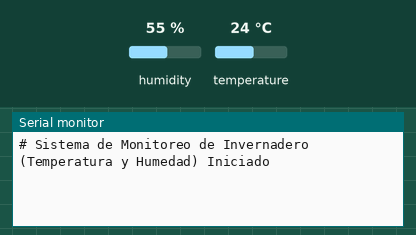
Recording of a sketch running on a simulated Arduino Uno, built with avr-gcc and run on an emulated ATmega328P. Shown: the last lines printed to the serial monitor. The test bench sets the inputs (shaded band); at power-on: humidity 55 %, temperature 24 °C.

Above: at 2.2 s.
2.3 s: humidity set to 22 %
At 6.3 s:
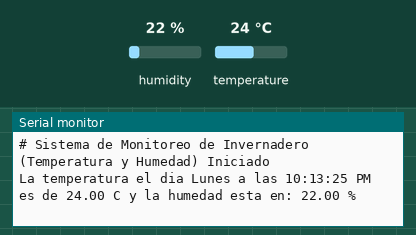
11.5 s: temperature set to 12 °C
At 16.4 s:
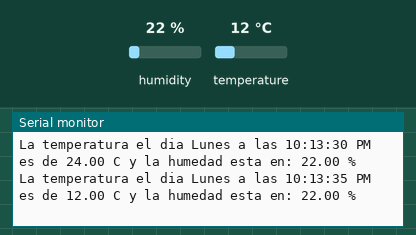
18.6 s: humidity set to 40 %
At 21.4 s:
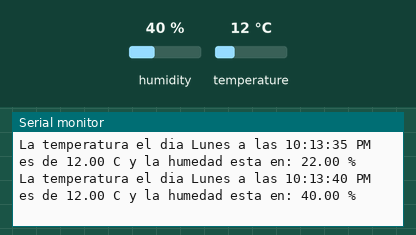
Timing chart, 0 to 22.9 s (numbered marks = the images above; inputs shaded):
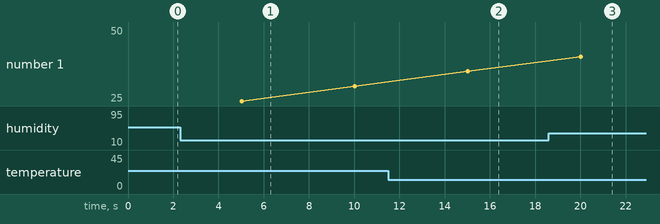

The sketch:

arduino-invernadero.ino
```cpp
/*
 * ============================================================================
 * Proyecto: Monitoreo de Temperatura y Humedad para Invernadero
 * ============================================================================
 */

#include <DHT.h>

// ----------------------------------------------------------------------------
// Configuración Sensor y Pines
// ----------------------------------------------------------------------------
const uint8_t PIN_SENSOR_DHT = 2; // Pin digital conectado al pin 'S' (Señal/Datos) del módulo DHT11

// Configurado para sensor físico DHT11 (módulo de 3 pines: S, +, -)
const uint8_t TIPO_SENSOR_DHT = DHT11;

// Intervalo parametrizable de muestreo en milisegundos:
// - Cada 5 segundos:  5000UL
// - Cada 30 minutos: 1800000UL
const unsigned long INTERVALO_ENVIO_MS = 5000UL;

// Velocidad de comunicación serial
const unsigned long VELOCIDAD_SERIAL_BAUDIOS = 9600UL;

// Día de la semana parametrizable para el registro inicial en Arduino
const char* DIA_SEMANA_ACTUAL = "Lunes";

// ----------------------------------------------------------------------------
// Estructura Lectura Ambiental
// ----------------------------------------------------------------------------
struct LecturaAmbiental {
  float temperaturaCelsius;
  float humedadPorcentaje;
  bool lecturaValida;
};

// ----------------------------------------------------------------------------
// Instancia del Sensor
// ----------------------------------------------------------------------------
DHT sensorInvernadero(PIN_SENSOR_DHT, TIPO_SENSOR_DHT);
unsigned long marcaTiempoUltimoEnvio = 0;
unsigned long segundosInicialesDelDia = 0;

/**
 * Convierte la macro __TIME__ ("HH:MM:SS") del compilador a segundos del día
 * para que Arduino lleve la hora real en formato AM/PM sin requerir módulo RTC.
 */
unsigned long obtenerSegundosDesdeHoraCompilacion() {
  int horas = (__TIME__[0] - '0') * 10 + (__TIME__[1] - '0');
  int minutos = (__TIME__[3] - '0') * 10 + (__TIME__[4] - '0');
  int segundos = (__TIME__[6] - '0') * 10 + (__TIME__[7] - '0');
  return (horas * 3600UL) + (minutos * 60UL) + segundos;
}

/**
 * Formatea la hora actual (calculada con millis) en formato 12 horas (HH:MM:SS AM/PM).
 */
void formatearHoraAmPm(char* bufferSalida, size_t tamanoBuffer) {
  unsigned long segundosTotales = (segundosInicialesDelDia + (millis() / 1000UL)) % 86400UL;
  uint8_t horas24 = segundosTotales / 3600UL;
  uint8_t minutos = (segundosTotales % 3600UL) / 60UL;
  uint8_t segundos = segundosTotales % 60UL;

  const char* periodo = (horas24 >= 12) ? "PM" : "AM";
  uint8_t horas12 = horas24 % 12;
  if (horas12 == 0) {
    horas12 = 12;
  }

  snprintf(bufferSalida, tamanoBuffer, "%02u:%02u:%02u %s", horas12, minutos, segundos, periodo);
}

/**
 * Solicita temperatura (°C) y humedad relativa (%) al sensor DHT.
 */
LecturaAmbiental leerCondicionesInvernadero() {
  LecturaAmbiental lectura;
  lectura.temperaturaCelsius = sensorInvernadero.readTemperature();
  lectura.humedadPorcentaje = sensorInvernadero.readHumidity();
  lectura.lecturaValida = !isnan(lectura.temperaturaCelsius) && !isnan(lectura.humedadPorcentaje);
  return lectura;
}

/**
 * Imprime el mensaje personalizado en el Monitor Serial del Arduino.
 * Ejemplo:
 * "La temperatura el dia Lunes a las 10:28:05 AM es de 24.50 C y la humedad esta en: 65.00 %"
 */
void enviarLecturaPorSerial(const LecturaAmbiental &lectura) {
  if (!lectura.lecturaValida) {
    Serial.println(F("# Error: No se pudo leer el sensor DHT"));
    return;
  }

  char horaFormateada[16];
  formatearHoraAmPm(horaFormateada, sizeof(horaFormateada));

  Serial.print(F("La temperatura el dia "));
  Serial.print(DIA_SEMANA_ACTUAL);
  Serial.print(F(" a las "));
  Serial.print(horaFormateada);
  Serial.print(F(" es de "));
  Serial.print(lectura.temperaturaCelsius, 2);
  Serial.print(F(" C y la humedad esta en: "));
  Serial.print(lectura.humedadPorcentaje, 2);
  Serial.println(F(" %"));
}

// ----------------------------------------------------------------------------
// Configuración Inicial
// ----------------------------------------------------------------------------
void setup() {
  Serial.begin(VELOCIDAD_SERIAL_BAUDIOS);
  sensorInvernadero.begin();
  segundosInicialesDelDia = obtenerSegundosDesdeHoraCompilacion();

  // Pausa inicial de estabilización del sensor DHT
  delay(1000);

  Serial.println(F("# Sistema de Monitoreo de Invernadero (Temperatura y Humedad) Iniciado"));
}

// ----------------------------------------------------------------------------
// Bucle Principal (No bloqueante con millis)
// ----------------------------------------------------------------------------
void loop() {
  unsigned long tiempoActual = millis();

  if (tiempoActual - marcaTiempoUltimoEnvio >= INTERVALO_ENVIO_MS) {
    marcaTiempoUltimoEnvio = tiempoActual;

    LecturaAmbiental lecturaActual = leerCondicionesInvernadero();
    enviarLecturaPorSerial(lecturaActual);
  }
}
```

Measured:
- after the input at 2.3 s, the serial monitor: prints a new line after 2.7 s (image 1)
- after the input at 11.5 s, the serial monitor: prints a new line after 3.5 s (image 2)
- after the input at 18.6 s, the serial monitor: prints a new line after 1.4 s (image 3)
